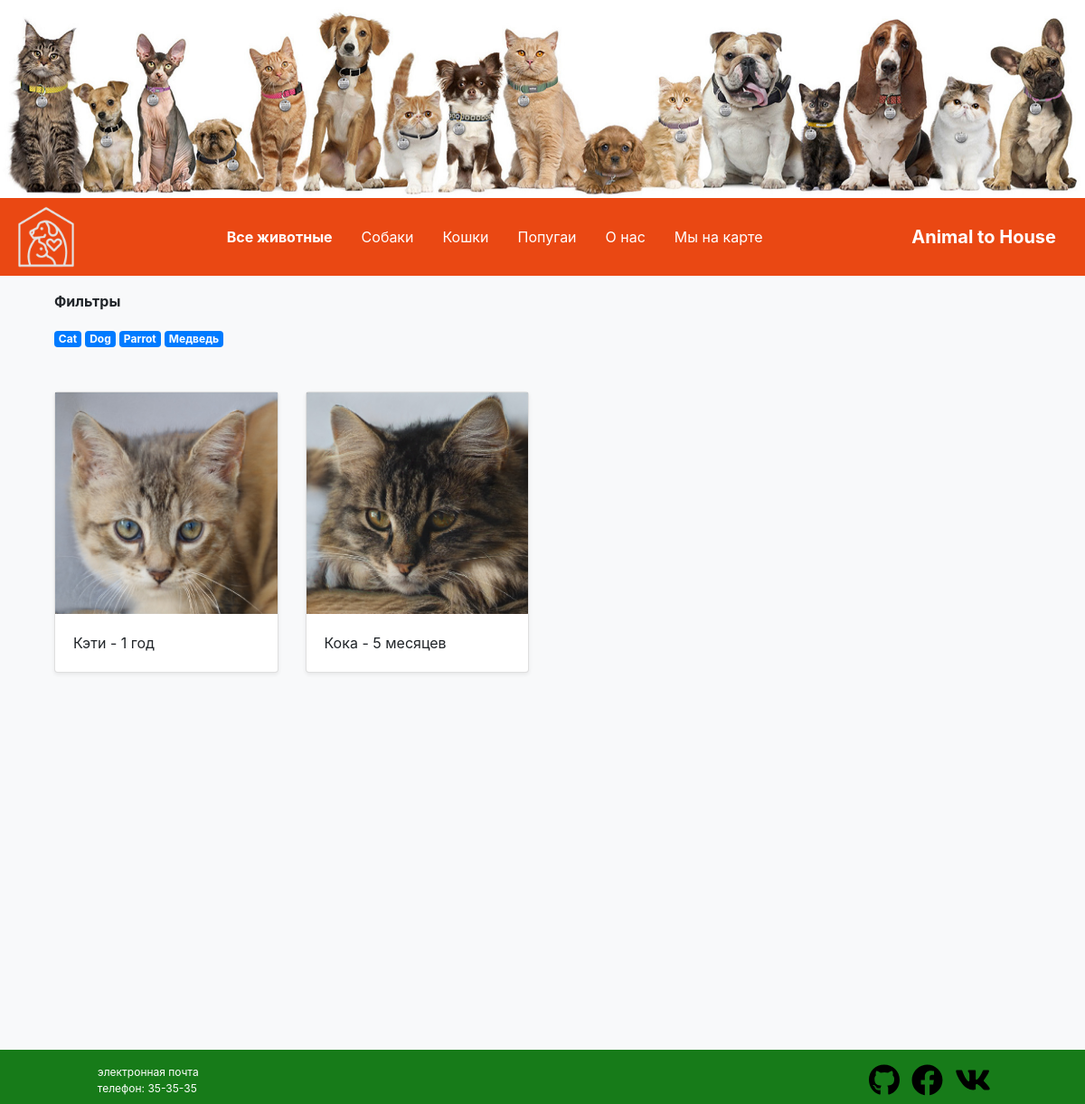
Page /k/Cat on the committed database.
### animal_shelter/models.py (models this page shows, shortened)
class Kind(models.Model):
    name = models.CharField(max_length=50, verbose_name="Вид", null=True, blank=True)
    def __str__(self):
        return self.name

class Pet(models.Model):
    name = models.CharField(max_length=13, verbose_name='Кличка')
    description = models.TextField(verbose_name='О питомце')
    receipt_date = models.DateField(auto_now=True, verbose_name="Поступил")
    face = models.ImageField(upload_to='pets_foto', blank=True, verbose_name="Фотография")
    birth_data = models.DateField(blank=True, null=True, verbose_name='Дата рождения')
    MALE = 'Мальчик'
    FEMALE = 'Девочка'
    GENDER = [(MALE, "Мальчик"), (FEMALE, "Девочка"), ]
    gender = models.CharField(max_length=10, choices=GENDER, verbose_name='Пол', null=True)
    kind = models.ForeignKey(Kind, on_delete=models.CASCADE, null=True, blank=True, verbose_name="Вид")
    @property
    def age(self):
        age = int((datetime.now().date() - self.birth_data).days / 31)
        if age < 12:
            last_simbol = age % 10
            if last_simbol == 1:
                return f'{age} месяц'
            elif last_simbol in (2, 3, 4):
                return f'{age} месяца'
            elif age % 100 in range(5, 21):
                return f'{age} месяцев'
        if age > 12:
            age = int(age / 12)
            last_simbol = age % 10
            if last_simbol == 1:
                return f'{age} год'
            elif last_simbol in (2, 3, 4):
                return f'{age} года'
            elif age % 100 in range(5, 21):
                return f'{age} лет'

### animal_shelter/views.py (the view)
# urls.py: path('k/<str:kind>', KindList.as_view(), name='finder_by_kind'),
class KindList(ListView):
    model = Pet
    template_name = 'base.html'
    def get_context_data(self, **kwargs):
        pets = super().get_context_data(**kwargs)
        name_kind = self.kwargs['kind'].title()
        kind = Kind.objects.filter(name=name_kind).values()
        for id in kind:
            pets['Pets'] = Pet.objects.filter(kind=id['id'])
        pets['kind'] = Kind.objects.all()
        return pets

### animal_shelter/templates/base.html (shortened to what this page needs)
{% extends 'for_base/top.html' %}
{% load static %}
{% block finder_by_kind %}
    <p><b>Фильтры</b></p>
    {% for k in kind %}
        <a href="{% url 'animal_shelter:finder_by_kind' k.name %}"><div class="badge badge-primary">{{ k }}</div></a>
    {% endfor %}
{% endblock %}
{% block contant %}
    <div class="album py-5">
        <div class="container">
            <div class="row">
                {% for pet in Pets %}
                <div class="col-md-3">
                        <div class="card mb-4 shadow-sm" >
                            <a href="{% url 'animal_shelter:pet-detail' pet.id %}">
                            <img src="{{ media }}{{ pet.face }}" alt="{{ pet.name }}" class="w-100">
                            </a>
                            <div class="card-body">
                                <p class="card-text">{{ pet.name }} - {{ pet.age }}</p>
                            </div>
                        </div>
                </div>
                {% endfor %}
            </div>
        </div>
    </div>
{% endblock %}

### rows in the picture
Kind: name "Cat"
Kind: name "Dog"
Kind: name "Parrot"
Kind: name "Медведь"
Pet: face (picture), name "Кэти", age "1 год"
Pet: face (picture), name "Кока", age "5 месяцев"
